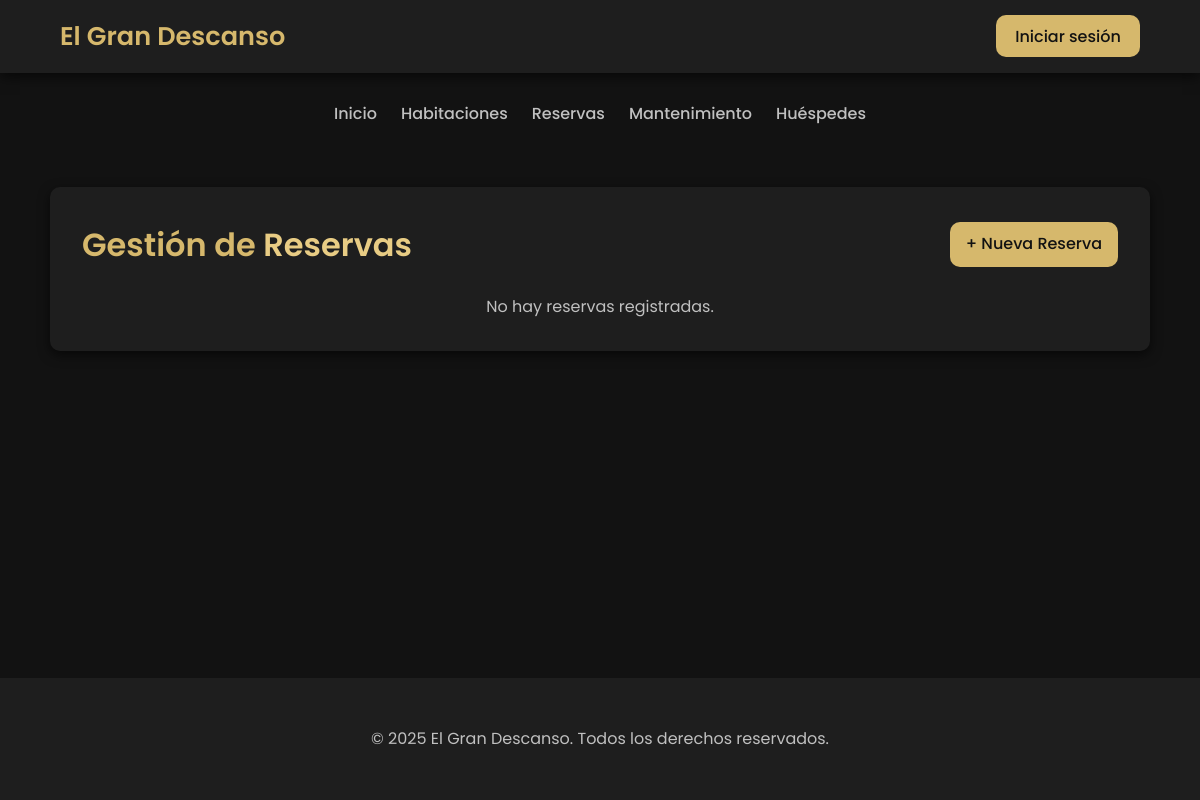
Before: /modules/reservas/listar.php with the older database file.
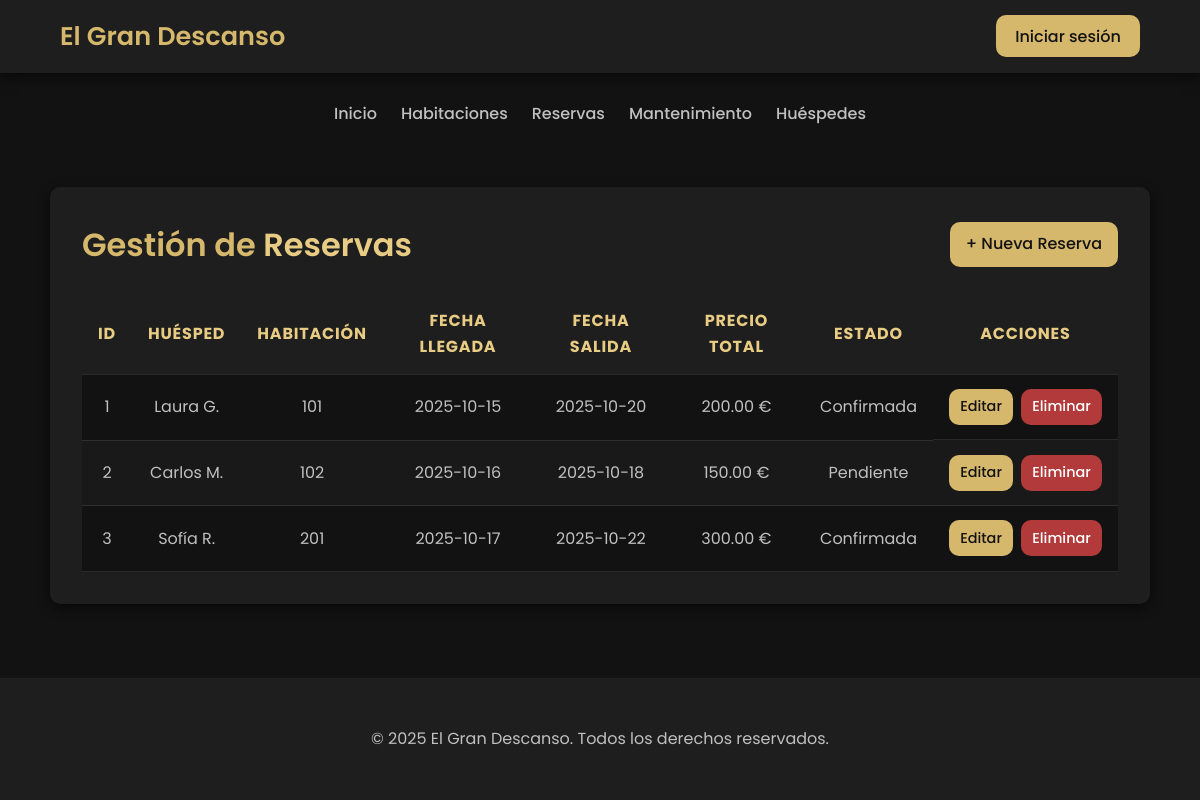
After: the same page with the newer database file.
### tables this page shows
CREATE TABLE reservas (
    id_reserva INT AUTO_INCREMENT PRIMARY KEY,
    id_huesped INT NOT NULL,
    id_habitacion INT NOT NULL,
    fecha_reserva DATE NOT NULL DEFAULT (CURRENT_DATE),
    fecha_llegada DATE NOT NULL,
    fecha_salida DATE NOT NULL,
    precio_total DECIMAL(10,2) NOT NULL,
    estado ENUM('Pendiente', 'Confirmada', 'Cancelada') DEFAULT 'Pendiente',
    FOREIGN KEY (id_huesped) REFERENCES huespedes(id_huesped)
        ON UPDATE CASCADE
        ON DELETE CASCADE,
    FOREIGN KEY (id_habitacion) REFERENCES habitaciones(id_habitacion)
        ON UPDATE CASCADE
        ON DELETE CASCADE
);

CREATE TABLE huespedes (
    id_huesped INT AUTO_INCREMENT PRIMARY KEY,
    nombre VARCHAR(100) NOT NULL,
    email VARCHAR(100) NOT NULL UNIQUE,
    documento_identidad VARCHAR(20) NOT NULL UNIQUE
);

CREATE TABLE habitaciones (
    id_habitacion INT AUTO_INCREMENT PRIMARY KEY,
    numero VARCHAR(10) NOT NULL UNIQUE,
    tipo ENUM('Sencilla', 'Doble', 'Suite') NOT NULL,
    precio_base DECIMAL(10,2) NOT NULL,
    id_estado_limpieza INT,
    FOREIGN KEY (id_estado_limpieza) REFERENCES estados_limpieza(id_estado)
        ON UPDATE CASCADE
        ON DELETE SET NULL
);

### modules/reservas/listar.php (the view)
<?php
require_once '../../config/db.php';
include '../../includes/header.php';
include '../../includes/navbar.php';
$stmt = $conn->query("
    SELECT r.id_reserva, h.numero AS habitacion, hu.nombre AS cliente,
           r.fecha_llegada, r.fecha_salida, r.estado, r.precio_total
    FROM reservas r
    INNER JOIN habitaciones h ON r.id_habitacion = h.id_habitacion
    INNER JOIN huespedes hu ON r.id_huesped = hu.id_huesped
    ORDER BY r.id_reserva ASC
");
$reservas = $stmt->fetchAll(PDO::FETCH_ASSOC);
?>
<div class="habitaciones-container">
    <div class="habitaciones-header">
        <h1>Gestión de <span class="resaltado">Reservas</span></h1>
        <a href="agregar.php" class="btn">+ Nueva Reserva</a>
    </div>
    <?php if (!empty($reservas)): ?>
        <table class="habitaciones-tabla">
            <thead>
                <tr>
                    <th>ID</th>
                    <th>Huésped</th>
                    <th>Habitación</th>
                    <th>Fecha Llegada</th>
                    <th>Fecha Salida</th>
                    <th>Precio Total</th>
                    <th>Estado</th>
                    <th>Acciones</th>
                </tr>
            </thead>
            <tbody>
                <?php foreach ($reservas as $reserva): ?>
                    <tr>
                        <td><?= htmlspecialchars($reserva['id_reserva']) ?></td>
                        <td><?= htmlspecialchars($reserva['cliente']) ?></td>
                        <td><?= htmlspecialchars($reserva['habitacion']) ?></td>
                        <td><?= htmlspecialchars($reserva['fecha_llegada']) ?></td>
                        <td><?= htmlspecialchars($reserva['fecha_salida']) ?></td>
                        <td><?= number_format($reserva['precio_total'], 2) ?> €</td>
                        <td><?= htmlspecialchars($reserva['estado']) ?></td>
                        <td class="habitaciones-acciones">
                            <a href="editar.php?id=<?= $reserva['id_reserva'] ?>" class="editar btn">Editar</a>
                            <a href="eliminar.php?id=<?= $reserva['id_reserva'] ?>" class="eliminar btn" onclick="return confirm('¿Seguro que deseas eliminar esta reserva?');">Eliminar</a>
                        </td>
                    </tr>
                <?php endforeach; ?>
            </tbody>
        </table>
    <?php else: ?>
        <p style="text-align:center; color:var(--color-texto-sec)">No hay reservas registradas.</p>
    <?php endif; ?>
</div>
<?php include '../../includes/footer.php'; ?>

### includes/header.php (shortened to what this page needs)
<?php
$scriptDir = str_replace('\\', '/', dirname($_SERVER['SCRIPT_NAME']));
$basePath = $scriptDir === '/' ? '' : $scriptDir;
$assetVersion = 'v1.2';
?>
<!doctype html>
<html lang="es">
<head>
    <link rel="stylesheet" href="<?php
        echo strpos($_SERVER['SCRIPT_NAME'], '/modules/') !== false ? '../../assets/css/style.css?v='.$assetVersion : 'assets/css/style.css?v='.$assetVersion;
    ?>">
</head>
<body>
<header class="site-header">
    <div class="container header-inner">
        <h2 class="brand">El Gran Descanso</h2>
        <nav class="header-actions">
            <?php if (isset($_SESSION['usuario'])): ?>
                <span class="user">Usuario: <?= htmlspecialchars($_SESSION['usuario']) ?></span>
                <a class="btn" href="<?= $basePath ?>/login/logout.php">Cerrar sesión</a>
            <?php else: ?>
                <a class="btn" href="<?= $basePath ?>/login/login.php">Iniciar sesión</a>
            <?php endif; ?>
        </nav>
    </div>
</header>

### includes/navbar.php (shortened to what this page needs)
<nav class="main-nav">
    <div class="container nav-inner">
        <ul>
            <li><a href="<?php echo BASE_URL; ?>index.php">Inicio</a></li>
            <li><a href="<?php echo BASE_URL; ?>modules/habitaciones/listar.php">Habitaciones</a></li>
            <li><a href="<?php echo BASE_URL; ?>modules/reservas/listar.php">Reservas</a></li>
            <li><a href="<?php echo BASE_URL; ?>modules/tareas_mantenimiento/listar.php">Mantenimiento</a></li>
            <li><a href="<?php echo BASE_URL; ?>modules/huespedes/listar.php">Huéspedes</a></li>
        </ul>
    </div>
</nav>

### includes/footer.php (shortened to what this page needs)
<footer class="site-footer">
    <div class="container footer-inner">
        <p>© <?php echo date('Y'); ?> El Gran Descanso. Todos los derechos reservados.</p>
    </div>
</footer>

### assets/css/style.css (style rules this page uses)
:root { --color-fondo: #121212; --color-fondo-sec: #1E1E1E; --color-texto: #F0F0F0; --color-texto-sec: #C0C0C0; --color-acento: #D6B86C; --color-acento-claro: #E8CC84; --sombra-suave: 0 4px 12px rgba(0, 0, 0, 0.6); --borde-radio: 10px; --transicion: all 0.3s ease; --fuente-principal: 'Poppins', Arial, sans-serif; --overlay-hero: rgba(0, 0, 0, 0.5); }
* { box-sizing: border-box; margin: 0; padding: 0; }
html, body { height: 100%; }
body { font-family: var(--fuente-principal); background: var(--color-fondo); color: var(--color-texto); line-height: 1.6; display: flex; flex-direction: column; min-height: 100vh; }
.container { width: 90%; max-width: 1200px; margin: 0 auto; padding: 1rem; }
.btn { background: var(--color-acento); color: var(--color-fondo); padding: 0.6rem 1.2rem; border-radius: var(--borde-radio); text-decoration: none; font-weight: 500; transition: var(--transicion); }
.site-header { background: var(--color-fondo-sec); color: var(--color-texto); box-shadow: var(--sombra-suave); }
.header-inner { display: flex; justify-content: space-between; align-items: center; padding: 1rem 0; }
.brand { font-size: 1.6rem; font-weight: 600; color: var(--color-acento); }
.header-actions .btn { margin-left: 0.5rem; }
.nav-inner ul { list-style: none; display: flex; gap: 1.5rem; justify-content: center; padding: 0.75rem 0; }
.nav-inner a { color: var(--color-texto-sec); text-decoration: none; font-weight: 500; transition: var(--transicion); }
.resaltado { color: var(--color-acento-claro); }
.site-footer { background: var(--color-fondo-sec); color: var(--color-texto-sec); text-align: center; padding: 2rem 1rem; margin-top: auto; }
.habitaciones-container { width: 100%; max-width: 1100px; margin: 2rem auto; background: var(--color-fondo-sec); padding: 2rem; border-radius: var(--borde-radio); box-shadow: var(--sombra-suave); display: flex; flex-direction: column; }
.habitaciones-header { display: flex; justify-content: space-between; align-items: center; margin-bottom: 1.5rem; flex-wrap: wrap; gap: 1rem; }
.habitaciones-header h1 { color: var(--color-acento); font-size: 2rem; font-weight: 600; }
.habitaciones-header .btn { background: var(--color-acento); color: var(--color-fondo); padding: 0.6rem 1rem; border-radius: var(--borde-radio); text-decoration: none; transition: var(--transicion); font-weight: 500; }
.habitaciones-tabla { width: 100%; border-collapse: collapse; background: var(--color-fondo); }
.habitaciones-tabla th, .habitaciones-tabla td { padding: 0.9rem 1rem; text-align: center; border-bottom: 1px solid rgba(255,255,255,0.1); vertical-align: middle; word-wrap: break-word; }
.habitaciones-tabla th { background: var(--color-fondo-sec); color: var(--color-acento-claro); text-transform: uppercase; letter-spacing: 0.05rem; }
.habitaciones-tabla td { color: var(--color-texto-sec); }
.habitaciones-tabla tr:nth-child(even) { background: rgba(255,255,255,0.03); }
.habitaciones-acciones { display: flex; gap: 0.5rem; justify-content: center; flex-wrap: nowrap; overflow-x: auto; }
.habitaciones-acciones a { padding: 0.4rem 0.7rem; border-radius: var(--borde-radio); text-decoration: none; font-weight: 500; transition: var(--transicion); font-size: 0.9rem; white-space: nowrap; }
.habitaciones-acciones .editar { background: var(--color-acento); color: var(--color-fondo); }
.habitaciones-acciones .eliminar { background: #b23a3a; color: #fff; }

Changed rows visible on the page:
added reservas: id_reserva "1", id_huesped.nombre "Laura G.", id_habitacion.numero "101", fecha_llegada "2025-10-15", fecha_salida "2025-10-20", precio_total "200.00", estado "Confirmada"
added reservas: id_reserva "2", id_huesped.nombre "Carlos M.", id_habitacion.numero "102", fecha_llegada "2025-10-16", fecha_salida "2025-10-18", precio_total "150.00", estado "Pendiente"
added reservas: id_reserva "3", id_huesped.nombre "Sofía R.", id_habitacion.numero "201", fecha_llegada "2025-10-17", fecha_salida "2025-10-22", precio_total "300.00", estado "Confirmada"
Other visible differences:
text no longer shown: "No hay reservas registradas."
text now shown: "ID HUÉSPED HABITACIÓN FECHA LLEGADA FECHA SALIDA PRECIO TOTAL ESTADO ACCIONES"
